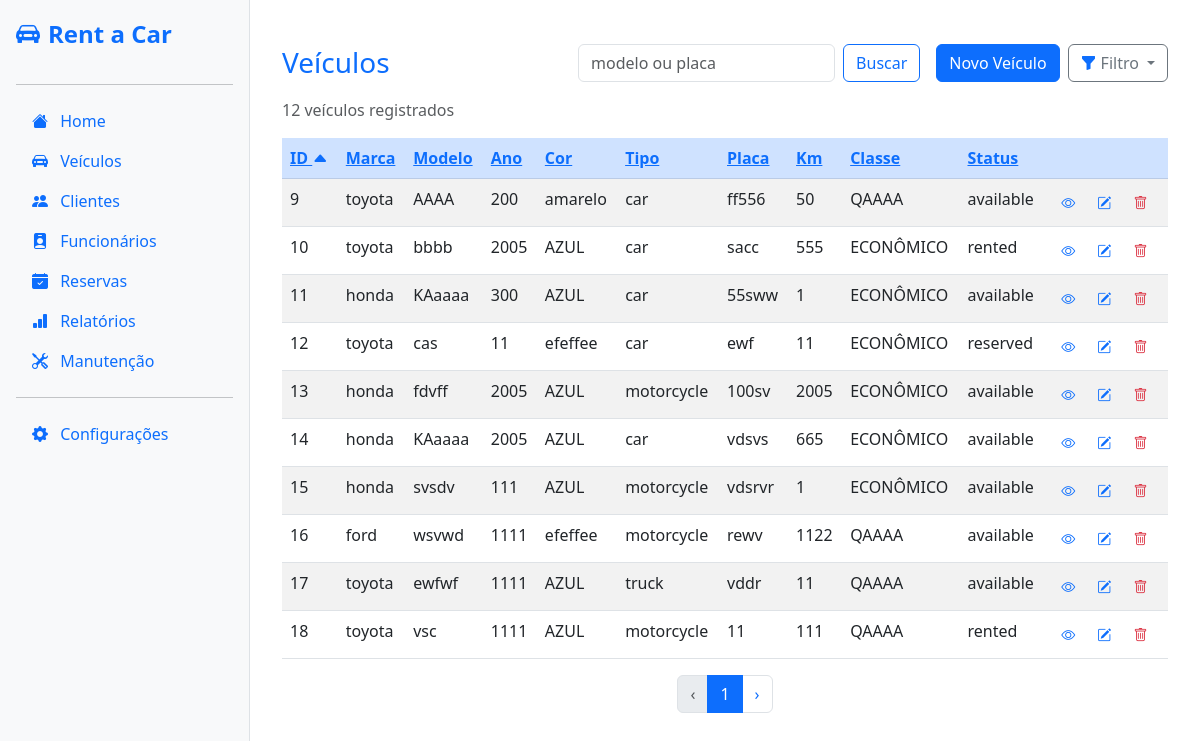
Page /veiculos/ on the earlier database version.
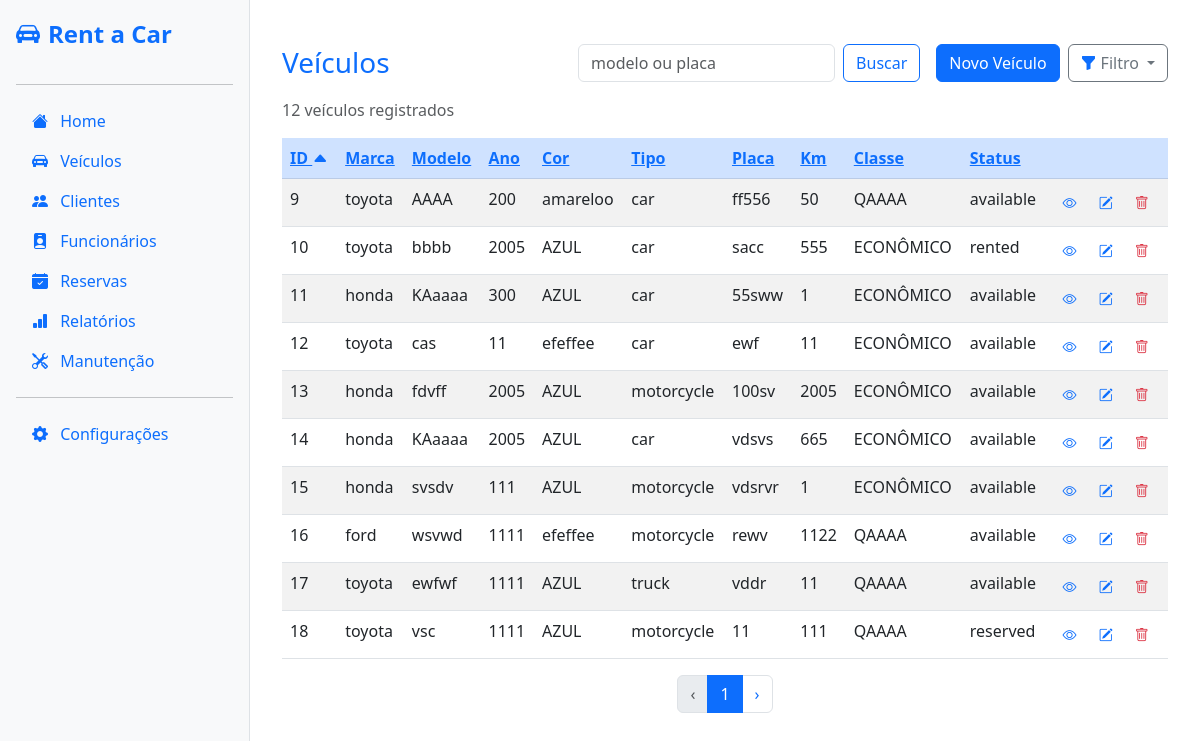
Same page on the later database version.
### vehicles/models.py (models this page shows, shortened)
class Vehicle(models.Model):
    vehicle_type = models.CharField(max_length=10, choices=VEHICLE_TYPE_CHOICES)
    brand = models.CharField(max_length=20, choices=VEHICLE_BRAND_CHOICES)
    model = models.CharField(max_length=50)
    year = models.IntegerField()
    color = models.CharField(max_length=20)
    km = models.IntegerField()
    status = models.CharField(max_length=20, choices=STATUS_CHOICES, default='available')
    description = models.TextField(blank=True, null=True)
    created_at = models.DateTimeField(auto_now_add=True)
    plate = models.CharField(max_length=10, unique=True, default='')
    vehicle_class = models.ForeignKey(VehicleClass, on_delete=models.PROTECT)
    image = models.ImageField(upload_to='vehicles/images/', blank=True, null=True)

class VehicleClass(models.Model):
    name = models.CharField(max_length=50)
    description = models.TextField(blank=True, null=True)
    daily_price = models.DecimalField(max_digits=10, decimal_places=2)
    def __str__(self):
        return self.name

### vehicles/views.py (the view)
# urls.py: path('veiculos/', views.list_vehicles, name='list_vehicles'),
def list_vehicles(request):
    query = request.GET.get('search', '')
    sort = request.GET.get('sort', 'id')
    order = request.GET.get('order', 'asc')
    status = request.GET.get('status', '')
    vehicle_class = request.GET.get('vehicle_class', '')
    sort_field = sort if order == 'asc' else f'-{sort}'
    if query:
        vehicles = Vehicle.objects.filter(plate__icontains=query) | Vehicle.objects.filter(model__icontains=query)
    else:
        vehicles = Vehicle.objects.all()
    if status:
        vehicles = vehicles.filter(status=status)
    if vehicle_class:
        vehicles = vehicles.filter(vehicle_class_id=vehicle_class)
    vehicles = vehicles.order_by(sort_field)
    paginator = Paginator(vehicles, 10)
    page_number = request.GET.get('page')
    page_obj = paginator.get_page(page_number)
    count = Vehicle.objects.count()
    dados = {
        'total': count,
        'vehicles': page_obj,
        'query': query,
        'sort': sort,
        'order': order,
        'page_obj': page_obj,
        'vehicle_classes': VehicleClass.objects.all(),
        'status': status,
        'selected_class': vehicle_class,
    }
    return render(request, 'vehicles/list_vehicles.html', dados)

### vehicles/templates/vehicles/list_vehicles.html (shortened to what the changed rows need)
{% extends "base/base.html" %} {% block content %}
<div class="container mt-4">
  <table class="table table-striped">
    <thead class="table-primary">
      <tr>
        <th>
          <a
            href="?sort=id&order={% if sort == 'id' and order == 'asc' %}desc{% else %}asc{% endif %}&search={{ query|urlencode }}"
            >ID {% if sort == 'id' %}<i
              class="bi bi-caret-{% if order == 'asc' %}up{% else %}down{% endif %}-fill"
            ></i
            >{% endif %}</a
          >
        </th>
        <th>
          <a
            href="?sort=brand&order={% if sort == 'brand' and order == 'asc' %}desc{% else %}asc{% endif %}&search={{ query|urlencode }}"
            >Marca </a
          >
        </th>
        <th>
          <a
            href="?sort=model&order={% if sort == 'model' and order == 'asc' %}desc{% else %}asc{% endif %}&search={{ query|urlencode }}"
            >Modelo </a
          >
        </th>
        <th>
          <a
            href="?sort=year&order={% if sort == 'year' and order == 'asc' %}desc{% else %}asc{% endif %}&search={{ query|urlencode }}"
            >Ano </a
          >
        </th>
        <th>
          <a
            href="?sort=color&order={% if sort == 'color' and order == 'asc' %}desc{% else %}asc{% endif %}&search={{ query|urlencode }}"
            >Cor </a
          >
        </th>
        <th>
          <a
            href="?sort=vehicle_type&order={% if sort == 'vehicle_type' and order == 'asc' %}desc{% else %}asc{% endif %}&search={{ query|urlencode }}"
            >Tipo </a
          >
        </th>
        <th>
          <a
            href="?sort=plate&order={% if sort == 'plate' and order == 'asc' %}desc{% else %}asc{% endif %}&search={{ query|urlencode }}"
            >Placa </a
          >
        </th>
        <th>
          <a
            href="?sort=km&order={% if sort == 'km' and order == 'asc' %}desc{% else %}asc{% endif %}&search={{ query|urlencode }}"
            >Km </a
          >
        </th>
        <th>
          <a
            href="?sort=vehicle_class&order={% if sort == 'vehicle_class' and order == 'asc' %}desc{% else %}asc{% endif %}&search={{ query|urlencode }}"
            >Classe </a
          >
        </th>
        <th>
          <a
            href="?sort=status&order={% if sort == 'status' and order == 'asc' %}desc{% else %}asc{% endif %}&search={{ query|urlencode }}"
            >Status </a
          >
        </th>
        <th></th>
      </tr>
    </thead>
    <tbody>
      {% for vehicle in vehicles %}
      <tr>
        <td>{{ vehicle.id }}</td>
        <td>{{ vehicle.brand }}</td>
        <td>{{ vehicle.model }}</td>
        <td>{{ vehicle.year }}</td>
        <td>{{ vehicle.color }}</td>
        <td>{{ vehicle.vehicle_type }}</td>
        <td>{{ vehicle.plate }}</td>
        <td>{{ vehicle.km }}</td>
        <td>{{ vehicle.vehicle_class }}</td>
        <td>{{ vehicle.status }}</td>
        <td>
          <a href="{% url 'vehicle_detail' vehicle.id %}" class="btn btn-sm">
            <i class="bi bi-eye text-primary"></i>
          </a>
          <a href="{% url 'update_vehicle' vehicle.id %}" class="btn btn-sm">
            <i class="bi bi-pencil-square text-primary"></i>
          </a>
          <button
            type="button"
            class="btn btn-sm"
            data-bs-toggle="modal"
            data-bs-target="#deleteModal{{ vehicle.id }}"
          >
            <i class="bi bi-trash text-danger"></i>
          </button>
        </td>
      </tr>
      {% endfor %}
    </tbody>
  </table>
  {% endblock %}

Differences in the rows shown:
changed Vehicle "AAAA": color "amarelo" → "amareloo"
changed Vehicle "cas": status "reserved" → "available"
changed Vehicle "vsc": status "rented" → "reserved"
